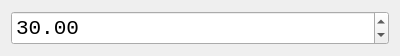
<?xml version="1.0" encoding="UTF-8"?>
<ui version="4.0">
 <class>Dialog</class>
 <widget class="QDialog" name="Dialog">
  <property name="geometry">
   <rect>
    <x>0</x>
    <y>0</y>
    <width>400</width>
    <height>47</height>
   </rect>
  </property>
  <property name="font">
   <font>
    <family>Courier New</family>
    <pointsize>16</pointsize>
   </font>
  </property>
  <property name="windowTitle">
   <string>Dialog</string>
  </property>
  <layout class="QGridLayout" name="gridLayout">
   <item row="0" column="0">
    <widget class="QDoubleSpinBox" name="number_double">
     <property name="minimum">
      <double>20.000000000000000</double>
     </property>
     <property name="maximum">
      <double>40.000000000000000</double>
     </property>
     <property name="singleStep">
      <double>0.100000000000000</double>
     </property>
     <property name="value">
      <double>30.000000000000000</double>
     </property>
    </widget>
   </item>
  </layout>
 </widget>
 <resources/>
 <connections/>
</ui>
